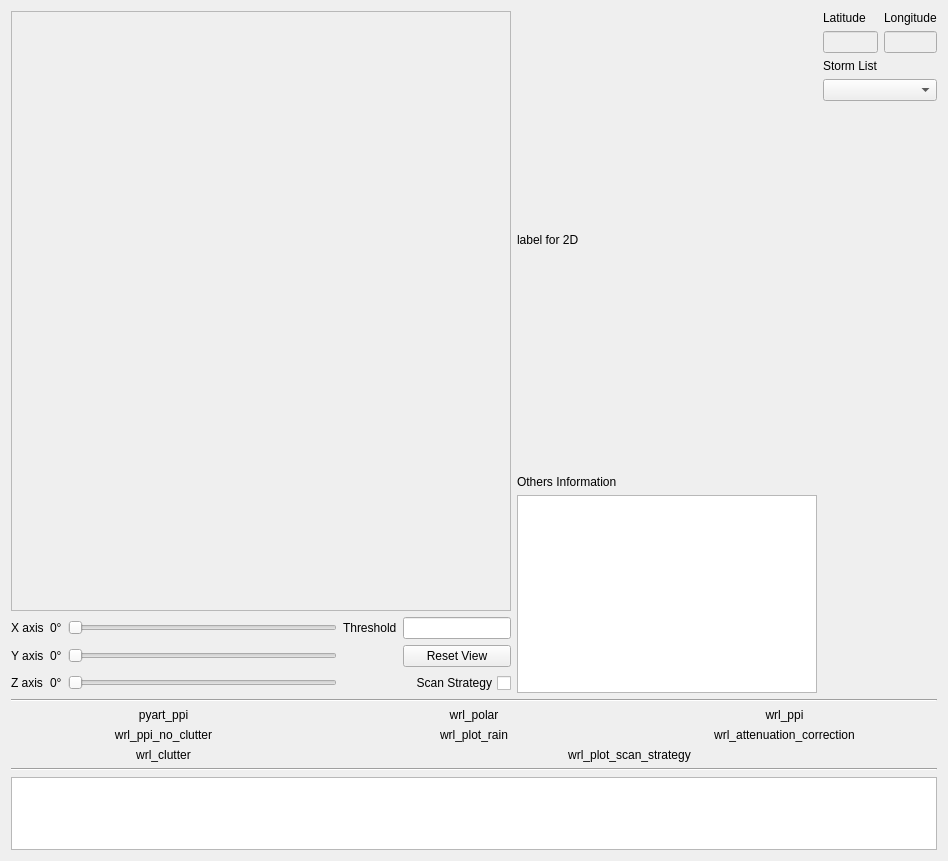
                   <widget class="QWidget" name="scrollAreaWidgetContents_3">
                    <property name="geometry">
                     <rect>
                      <x>0</x>
                      <y>0</y>
                      <width>938</width>
                      <height>861</height>
                     </rect>
                    </property>
                    <layout class="QGridLayout" name="gridLayout_10">
                     <item row="7" column="1" rowspan="4">
                      <widget class="QLabel" name="label2d_pro">
                       <property name="sizePolicy">
                        <sizepolicy hsizetype="Preferred" vsizetype="Preferred">
                         <horstretch>0</horstretch>
                         <verstretch>0</verstretch>
                        </sizepolicy>
                       </property>
                       <property name="minimumSize">
                        <size>
                         <width>300</width>
                         <height>300</height>
                        </size>
                       </property>
                       <property name="maximumSize">
                        <size>
                         <width>600</width>
                         <height>600</height>
                        </size>
                       </property>
                       <property name="text">
                        <string>label for 2D</string>
                       </property>
                      </widget>
                     </item>
                     <item row="19" column="0" colspan="3">
                      <widget class="Line" name="line">
                       <property name="orientation">
                        <enum>Qt::Horizontal</enum>
                       </property>
                      </widget>
                     </item>
                     <item row="7" column="0" rowspan="6">
                      <widget class="QScrollArea" name="scrollArea_4">
                       <property name="sizePolicy">
                        <sizepolicy hsizetype="Expanding" vsizetype="Expanding">
                         <horstretch>0</horstretch>
                         <verstretch>0</verstretch>
                        </sizepolicy>
                       </property>
                       <property name="minimumSize">
                        <size>
                         <width>500</width>
                         <height>600</height>
                        </size>
                       </property>
                       <property name="mouseTracking">
                        <bool>true</bool>
                       </property>
                       <property name="widgetResizable">
                        <bool>true</bool>
                       </property>
                       <widget class="QWidget" name="scrollAreaWidgetContents_4">
                        <property name="geometry">
                         <rect>
                          <x>0</x>
                          <y>0</y>
                          <width>498</width>
                          <height>598</height>
                         </rect>
                        </property>
                        <layout class="QGridLayout" name="gridLayout_13"/>
                       </widget>
                      </widget>
                     </item>
                     <item row="13" column="0">
                      <layout class="QGridLayout" name="gridLayout_14">
                       <item row="0" column="3">
                        <widget class="QLabel" name="label">
                         <property name="text">
                          <string>Threshold</string>
                         </property>
                        </widget>
                       </item>
                       <item row="0" column="0">
                        <widget class="QLabel" name="label_22">
                         <property name="text">
                          <string>X axis</string>
                         </property>
                        </widget>
                       </item>
                       <item row="0" column="2">
                        <widget class="QSlider" name="slider_pro_x">
                         <property name="orientation">
                          <enum>Qt::Horizontal</enum>
                         </property>
                        </widget>
                       </item>
                       <item row="2" column="2">
                        <widget class="QSlider" name="slider_pro_z">
                         <property name="orientation">
                          <enum>Qt::Horizontal</enum>
                         </property>
                        </widget>
                       </item>
                       <item row="0" column="4">
                        <widget class="QLineEdit" name="threshold_pro">
                         <property name="sizePolicy">
                          <sizepolicy hsizetype="Fixed" vsizetype="Fixed">
                           <horstretch>0</horstretch>
                           <verstretch>0</verstretch>
                          </sizepolicy>
                         </property>
                        </widget>
                       </item>
                       <item row="0" column="1">
                        <widget class="QLabel" name="label_23">
                         <property name="text">
                          <string>0°</string>
                         </property>
                        </widget>
                       </item>
                       <item row="1" column="1">
                        <widget class="QLabel" name="label_20">
                         <property name="text">
                          <string>0°</string>
                         </property>
                        </widget>
                       </item>
                       <item row="1" column="0">
                        <widget class="QLabel" name="label_19">
                         <property name="text">
                          <string>Y axis</string>
                         </property>
                        </widget>
                       </item>
                       <item row="1" column="2">
                        <widget class="QSlider" name="slider_pro_y">
                         <property name="orientation">
                          <enum>Qt::Horizontal</enum>
                         </property>
                        </widget>
                       </item>
                       <item row="2" column="1">
                        <widget class="QLabel" name="label_18">
                         <property name="text">
                          <string>0°</string>
                         </property>
                        </widget>
                       </item>
                       <item row="2" column="0">
                        <widget class="QLabel" name="label_15">
                         <property name="text">
                          <string>Z axis</string>
                         </property>
                        </widget>
                       </item>
                       <item row="2" column="4">
                        <widget class="QCheckBox" name="checkBox_scan_pro">
                         <property name="sizePolicy">
                          <sizepolicy hsizetype="Preferred" vsizetype="Fixed">
                           <horstretch>0</horstretch>
                           <verstretch>0</verstretch>
                          </sizepolicy>
                         </property>
                         <property name="layoutDirection">
                          <enum>Qt::RightToLeft</enum>
                         </property>
                         <property name="text">
                          <string>Scan Strategy</string>
                         </property>
                        </widget>
                       </item>
                       <item row="1" column="4">
                        <widget class="QPushButton" name="resetView_pro">
                         <property name="text">
                          <string>Reset View</string>
                         </property>
                        </widget>
                       </item>
                      </layout>
                     </item>
                     <item row="17" column="0" colspan="3">
                      <widget class="Line" name="line_2">
                       <property name="orientation">
                        <enum>Qt::Horizontal</enum>
                       </property>
                      </widget>
                     </item>
                     <item row="11" column="1">
                      <widget class="QLabel" name="label_10">
                       <property name="sizePolicy">
                        <sizepolicy hsizetype="Preferred" vsizetype="Fixed">
                         <horstretch>0</horstretch>
                         <verstretch>0</verstretch>
                        </sizepolicy>
                       </property>
                       <property name="text">
                        <string>Others Information</string>
                       </property>
                      </widget>
                     </item>
                     <item row="24" column="0" colspan="3">
                      <widget class="QListWidget" name="extraInfo_pro"/>
                     </item>
                     <item row="12" column="1" rowspan="2">
                      <widget class="QListWidget" name="otherIn4_pro">
                       <property name="sizePolicy">
                        <sizepolicy hsizetype="Preferred" vsizetype="Preferred">
                         <horstretch>0</horstretch>
                         <verstretch>0</verstretch>
                        </sizepolicy>
                       </property>
                      </widget>
                     </item>
                     <item row="7" column="2">
                      <layout class="QGridLayout" name="gridLayout_15">
                       <item row="0" column="0">
                        <widget class="QLabel" name="label_6">
                         <property name="sizePolicy">
                          <sizepolicy hsizetype="Preferred" vsizetype="Fixed">
                           <horstretch>0</horstretch>
                           <verstretch>0</verstretch>
                          </sizepolicy>
                         </property>
                         <property name="text">
                          <string>Latitude</string>
                         </property>
                        </widget>
                       </item>
                       <item row="0" column="1">
                        <widget class="QLabel" name="label_8">
                         <property name="sizePolicy">
                          <sizepolicy hsizetype="Preferred" vsizetype="Fixed">
                           <horstretch>0</horstretch>
                           <verstretch>0</verstretch>
                          </sizepolicy>
                         </property>
                         <property name="text">
                          <string>Longitude</string>
                         </property>
                        </widget>
                       </item>
                       <item row="1" column="1">
                        <widget class="QLineEdit" name="long_pro">
                         <property name="enabled">
                          <bool>false</bool>
                         </property>
                         <property name="sizePolicy">
                          <sizepolicy hsizetype="Preferred" vsizetype="Fixed">
                           <horstretch>0</horstretch>
                           <verstretch>0</verstretch>
                          </sizepolicy>
                         </property>
                         <property name="minimumSize">
                          <size>
                           <width>50</width>
                           <height>0</height>
                          </size>
                         </property>
                        </widget>
                       </item>
                       <item row="1" column="0">
                        <widget class="QLineEdit" name="lat_pro">
                         <property name="enabled">
                          <bool>false</bool>
                         </property>
                         <property name="sizePolicy">
                          <sizepolicy hsizetype="Preferred" vsizetype="Fixed">
                           <horstretch>0</horstretch>
                           <verstretch>0</verstretch>
                          </sizepolicy>
                         </property>
                         <property name="minimumSize">
                          <size>
                           <width>50</width>
                           <height>0</height>
                          </size>
                         </property>
                        </widget>
                       </item>
                       <item row="2" column="0">
                        <widget class="QLabel" name="label_9">
                         <property name="sizePolicy">
                          <sizepolicy hsizetype="Preferred" vsizetype="Fixed">
                           <horstretch>0</horstretch>
                           <verstretch>0</verstretch>
                          </sizepolicy>
                         </property>
                         <property name="text">
                          <string>Storm List</string>
                         </property>
                        </widget>
                       </item>
                       <item row="3" column="0" colspan="2">
                        <widget class="QComboBox" name="stromList"/>
                       </item>
                      </layout>
                     </item>
                     <item row="18" column="0" colspan="3">
                      <layout class="QGridLayout" name="gridLayout_17">
                       <item row="0" column="1">
                        <widget class="QLabel" name="wrl_polar">
                         <property name="sizePolicy">
                          <sizepolicy hsizetype="MinimumExpanding" vsizetype="MinimumExpanding">
                           <horstretch>0</horstretch>
                           <verstretch>0</verstretch>
                          </sizepolicy>
                         </property>
                         <property name="maximumSize">
                          <size>
                           <width>450</width>
                           <height>350</height>
                          </size>
                         </property>
                         <property name="text">
                          <string>wrl_polar</string>
                         </property>
                         <property name="scaledContents">
                          <bool>true</bool>
                         </property>
                         <property name="alignment">
                          <set>Qt::AlignHCenter|Qt::AlignTop</set>
                         </property>
                        </widget>
                       </item>
                       <item row="0" column="0">
                        <widget class="QLabel" name="pyart_ppi">
                         <property name="sizePolicy">
                          <sizepolicy hsizetype="MinimumExpanding" vsizetype="MinimumExpanding">
                           <horstretch>0</horstretch>
                           <verstretch>0</verstretch>
                          </sizepolicy>
                         </property>
                         <property name="maximumSize">
                          <size>
                           <width>450</width>
                           <height>350</height>
                          </size>
                         </property>
                         <property name="text">
                          <string>pyart_ppi</string>
                         </property>
                         <property name="scaledContents">
                          <bool>true</bool>
                         </property>
                         <property name="alignment">
                          <set>Qt::AlignHCenter|Qt::AlignTop</set>
                         </property>
                        </widget>
                       </item>
                       <item row="5" column="0">
                        <widget class="QLabel" name="wrl_clutter">
                         <property name="sizePolicy">
                          <sizepolicy hsizetype="MinimumExpanding" vsizetype="MinimumExpanding">
                           <horstretch>0</horstretch>
                           <verstretch>0</verstretch>
                          </sizepolicy>
                         </property>
                         <property name="maximumSize">
                          <size>
                           <width>450</width>
                           <height>350</height>
                          </size>
                         </property>
                         <property name="text">
                          <string>wrl_clutter</string>
                         </property>
                         <property name="scaledContents">
                          <bool>true</bool>
                         </property>
                         <property name="alignment">
                          <set>Qt::AlignHCenter|Qt::AlignTop</set>
                         </property>
                        </widget>
                       </item>
                       <item row="0" column="2">
                        <widget class="QLabel" name="wrl_ppi">
                         <property name="sizePolicy">
                          <sizepolicy hsizetype="MinimumExpanding" vsizetype="MinimumExpanding">
                           <horstretch>0</horstretch>
                           <verstretch>0</verstretch>
                          </sizepolicy>
                         </property>
                         <property name="maximumSize">
                          <size>
                           <width>450</width>
                           <height>350</height>
                          </size>
                         </property>
                         <property name="text">
                          <string>wrl_ppi</string>
                         </property>
                         <property name="scaledContents">
                          <bool>true</bool>
                         </property>
                         <property name="alignment">
                          <set>Qt::AlignHCenter|Qt::AlignTop</set>
                         </property>
                        </widget>
                       </item>
                       <item row="2" column="0">
                        <widget class="QLabel" name="wrl_ppi_no_clutter">
                         <property name="sizePolicy">
                          <sizepolicy hsizetype="MinimumExpanding" vsizetype="MinimumExpanding">
                           <horstretch>0</horstretch>
                           <verstretch>0</verstretch>
                          </sizepolicy>
                         </property>
                         <property name="maximumSize">
                          <size>
                           <width>450</width>
                           <height>350</height>
                          </size>
                         </property>
                         <property name="text">
                          <string>wrl_ppi_no_clutter</string>
                         </property>
                         <property name="scaledContents">
                          <bool>true</bool>
                         </property>
                         <property name="alignment">
                          <set>Qt::AlignHCenter|Qt::AlignTop</set>
                         </property>
                        </widget>
                       </item>
                       <item row="2" column="1">
                        <widget class="QLabel" name="wrl_plot_rain">
                         <property name="sizePolicy">
                          <sizepolicy hsizetype="MinimumExpanding" vsizetype="MinimumExpanding">
                           <horstretch>0</horstretch>
                           <verstretch>0</verstretch>
                          </sizepolicy>
                         </property>
                         <property name="maximumSize">
                          <size>
                           <width>450</width>
                           <height>350</height>
                          </size>
                         </property>
                         <property name="text">
                          <string>wrl_plot_rain</string>
                         </property>
                         <property name="scaledContents">
                          <bool>true</bool>
                         </property>
                         <property name="alignment">
                          <set>Qt::AlignHCenter|Qt::AlignTop</set>
                         </property>
                        </widget>
                       </item>
                       <item row="2" column="2">
                        <widget class="QLabel" name="wrl_attenuation_correction">
                         <property name="sizePolicy">
                          <sizepolicy hsizetype="MinimumExpanding" vsizetype="MinimumExpanding">
                           <horstretch>0</horstretch>
                           <verstretch>0</verstretch>
                          </sizepolicy>
                         </property>
                         <property name="maximumSize">
                          <size>
                           <width>450</width>
                           <height>350</height>
                          </size>
                         </property>
                         <property name="text">
                          <string>wrl_attenuation_correction</string>
                         </property>
                         <property name="scaledContents">
                          <bool>true</bool>
                         </property>
                         <property name="alignment">
                          <set>Qt::AlignHCenter|Qt::AlignTop</set>
                         </property>
                        </widget>
                       </item>
                       <item row="5" column="1" colspan="2">
                        <widget class="QLabel" name="wrl_plot_scan_strategy">
                         <property name="sizePolicy">
                          <sizepolicy hsizetype="MinimumExpanding" vsizetype="MinimumExpanding">
                           <horstretch>0</horstretch>
                           <verstretch>0</verstretch>
                          </sizepolicy>
                         </property>
                         <property name="maximumSize">
                          <size>
                           <width>900</width>
                           <height>410</height>
                          </size>
                         </property>
                         <property name="text">
                          <string>wrl_plot_scan_strategy</string>
                         </property>
                         <property name="scaledContents">
                          <bool>true</bool>
                         </property>
                         <property name="alignment">
                          <set>Qt::AlignHCenter|Qt::AlignTop</set>
                         </property>
                        </widget>
                       </item>
                      </layout>
                     </item>
                    </layout>
                   </widget>
